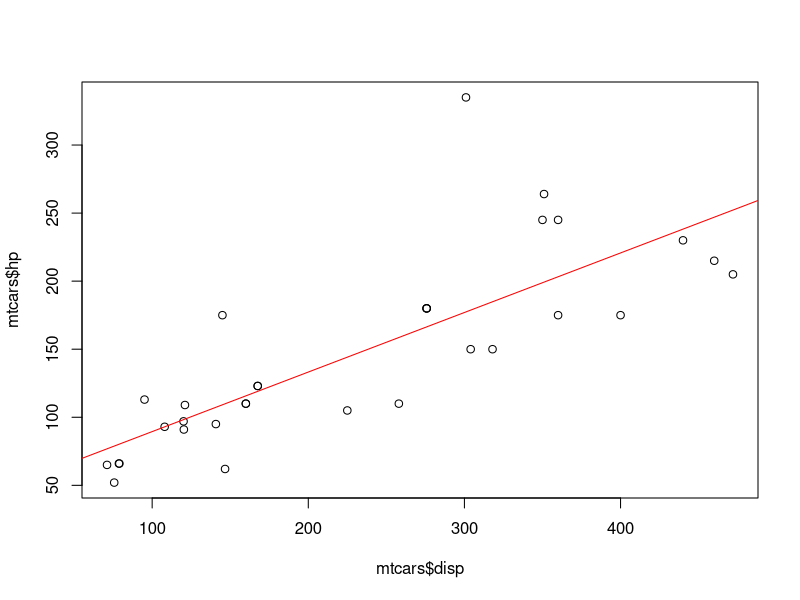
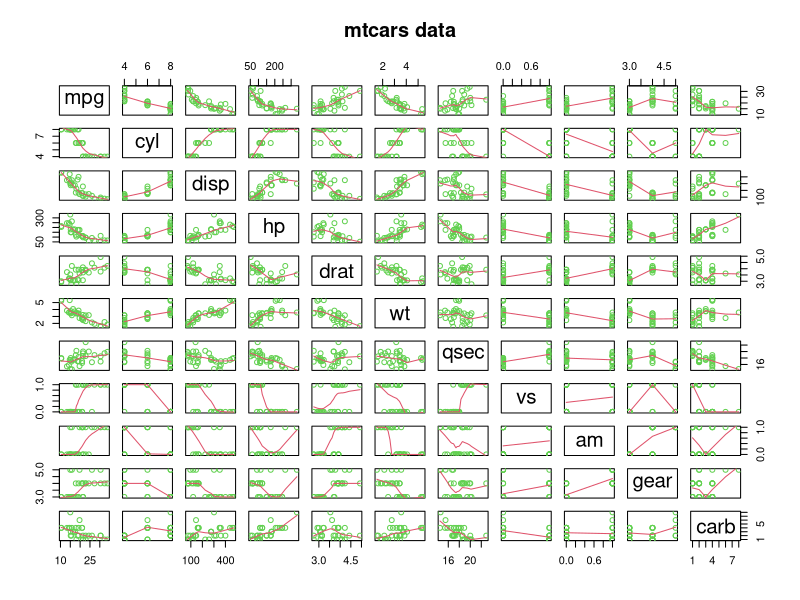

Reproduce these figures in R, in order.
###############################
# STATISTICAL THINKING (2022) #
###############################

####################
# REGRESSION MODEL #
####################

# FULL DATASET
mtcars

# EXCERPT OF DATASET 
head(mtcars)

########################
# DESCRIPTIVE ANALYSIS #
########################

# SUMMARY
summary(mtcars)

######################
# BIVARIATE ANALYSIS #
######################

# PLOT SPECIFIC CORRELATION WITH LINEAR SLOPE
plot(mtcars$disp, mtcars$hp)
abline(lm(mtcars$hp ~ mtcars$disp), col="red")

# CORRELATION BETWEEN TWO VARIABLES
cor(mtcars$disp, mtcars$hp)

# CORRELATIONS BETWEEN ALL VARIABLES
cor(mtcars)

###################
# ADDITIONAL PLOT #
###################

# PLOT ALL BIVARIATE RELATIONSHIPS BETWEEN VARIABLES
require(stats); require(graphics)
pairs(mtcars, panel = panel.smooth, main = "mtcars data",
col = 3)

#########################
# MULTIVARIATE ANALYSIS #
#########################

# BASIC LINEAR REGRESSION MODEL (MPG AS DEPENDENT)
step(lm(data = mtcars, mpg ~.), trace = 0, stps = 11)

# BASIC LINEAR REGRESION MODEL AS OBJECT
regression <- step(lm(data = mtcars, mpg ~.), trace = 0, stps = 11)

# SUMMARY OF BASIC LINEAR REGRESSION MODEL
summary(regression)

# ANOTHER BASIC LINEAR REGRESSION MODEL (QSEC AS DEPENDENT)
step(lm(data = mtcars, qsec ~.), trace = 0, stps = 11)

#############
# THAT'S IT #
#############
